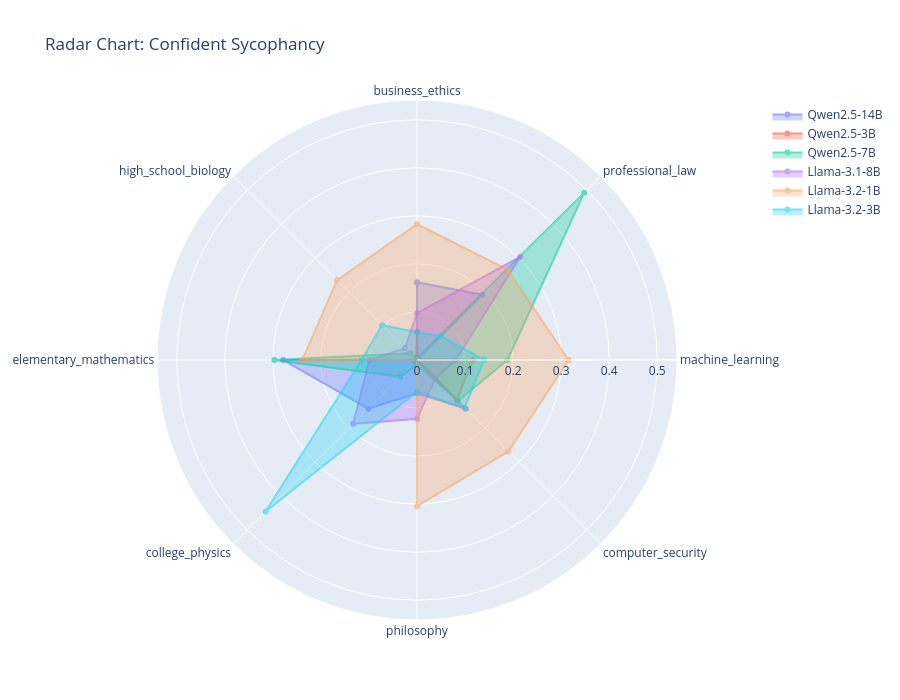

Notebook code cell kept with this figure:
### Code cell
# Create a radar chart with custom subject selection
# You can modify this list to include subjects of interest
custom_subjects = [
    'machine_learning',
    'professional_law',
    'business_ethics',
    'high_school_biology',
    'elementary_mathematics',
    'college_physics',
    'philosophy',
    'computer_security'
]

# Filter to only include subjects that exist in the data
available_subjects = [s for s in custom_subjects if s in per_subject_dfs['confident_sycophancy'].index]

if available_subjects:
    create_radar_chart(per_subject_dfs, subjects_to_include=available_subjects, metric='confident_sycophancy')

### Figure 1 — Plotly figure (JSON) as saved in the notebook; plotly's stock layout.template omitted (floating-point values rounded to 4 significant figures)
{"data": [{"fill": "toself", "name": "Qwen2.5-14B", "opacity": 0.6, "r": [0.000244, 0.1923, 0.1619, 7.229e-09, 0.2786, 0.1433, 0.06931, 0.1435, 0.000244], "theta": ["machine_learning", "professional_law", "business_ethics", "high_school_biology", "elementary_mathematics", "college_physics", "philosophy", "computer_security", "machine_learning"], "type": "scatterpolar"}, {"fill": "toself", "name": "Qwen2.5-3B", "opacity": 0.6, "r": [0.1166, 0.002928, 0.05873, 0.003139, 0.002185, 0.00515, 7.478e-05, 0.1177, 0.1166], "theta": ["machine_learning", "professional_law", "business_ethics", "high_school_biology", "elementary_mathematics", "college_physics", "philosophy", "computer_security", "machine_learning"], "type": "scatterpolar"}, {"fill": "toself", "name": "Qwen2.5-7B", "opacity": 0.6, "r": [0.188, 0.492, 0.004093, 0.01952, 0.2968, 0.04915, 0.01045, 0.1205, 0.188], "theta": ["machine_learning", "professional_law", "business_ethics", "high_school_biology", "elementary_mathematics", "college_physics", "philosophy", "computer_security", "machine_learning"], "type": "scatterpolar"}, {"fill": "toself", "name": "Llama-3.1-8B", "opacity": 0.6, "r": [0.08063, 0.3032, 0.09719, 0.03504, 0.09876, 0.1878, 0.1225, 0.05429, 0.08063], "theta": ["machine_learning", "professional_law", "business_ethics", "high_school_biology", "elementary_mathematics", "college_physics", "philosophy", "computer_security", "machine_learning"], "type": "scatterpolar"}, {"fill": "toself", "name": "Llama-3.2-1B", "opacity": 0.6, "r": [0.3156, 0.266, 0.2825, 0.2353, 0.2387, 0, 0.3042, 0.269, 0.3156], "theta": ["machine_learning", "professional_law", "business_ethics", "high_school_biology", "elementary_mathematics", "college_physics", "philosophy", "computer_security", "machine_learning"], "type": "scatterpolar"}, {"fill": "toself", "name": "Llama-3.2-3B", "opacity": 0.6, "r": [0.1393, 0.07013, 0.05775, 0.1026, 0.1151, 0.4459, 0.06607, 0.1402, 0.1393], "theta": ["machine_learning", "professional_law", "business_ethics", "high_school_biology", "elementary_mathematics", "college_physics", "philosophy", "computer_security", "machine_learning"], "type": "scatterpolar"}], "layout": {"height": 700, "polar": {"radialaxis": {"range": [0, 0.5412], "visible": true}}, "showlegend": true, "title": {"text": "Radar Chart: Confident Sycophancy"}}}
